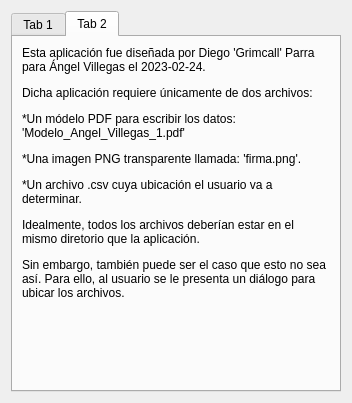
<?xml version="1.0" encoding="UTF-8"?>
<ui version="4.0">
 <class>Form</class>
 <widget class="QWidget" name="Form">
  <property name="geometry">
   <rect>
    <x>0</x>
    <y>0</y>
    <width>352</width>
    <height>403</height>
   </rect>
  </property>
  <property name="windowTitle">
   <string>Form</string>
  </property>
  <layout class="QVBoxLayout" name="verticalLayout">
   <item>
    <widget class="QTabWidget" name="tabWidget">
     <property name="currentIndex">
      <number>1</number>
     </property>
     <widget class="QWidget" name="tab">
      <attribute name="title">
       <string>Tab 1</string>
      </attribute>
     </widget>
     <widget class="QWidget" name="tab_2">
      <attribute name="title">
       <string>Tab 2</string>
      </attribute>
      <layout class="QVBoxLayout" name="verticalLayout_2">
       <item>
        <widget class="QLabel" name="label">
         <property name="text">
          <string>&lt;html&gt;&lt;head/&gt;&lt;body&gt;&lt;p&gt;Esta aplicación fue diseñada por Diego 'Grimcall' Parra para Ángel Villegas el 2023-02-24.&lt;/p&gt;&lt;p&gt;Dicha aplicación requiere únicamente de dos archivos:&lt;/p&gt;&lt;p&gt;*Un módelo PDF para escribir los datos: 'Modelo_Angel_Villegas_1.pdf'&lt;/p&gt;&lt;p&gt;*Una imagen PNG transparente llamada: 'firma.png'.&lt;/p&gt;&lt;p&gt;*Un archivo .csv cuya ubicación el usuario va a determinar.&lt;/p&gt;&lt;p&gt;Idealmente, todos los archivos deberían estar en el mismo diretorio que la aplicación.&lt;/p&gt;&lt;p&gt;Sin embargo, también puede ser el caso que esto no sea así. Para ello, al usuario se le presenta un diálogo para ubicar los archivos.&lt;/p&gt;&lt;/body&gt;&lt;/html&gt;</string>
         </property>
         <property name="wordWrap">
          <bool>true</bool>
         </property>
        </widget>
       </item>
       <item>
        <spacer name="verticalSpacer">
         <property name="orientation">
          <enum>Qt::Vertical</enum>
         </property>
         <property name="sizeHint" stdset="0">
          <size>
           <width>20</width>
           <height>40</height>
          </size>
         </property>
        </spacer>
       </item>
      </layout>
     </widget>
    </widget>
   </item>
  </layout>
 </widget>
 <resources/>
 <connections/>
</ui>
